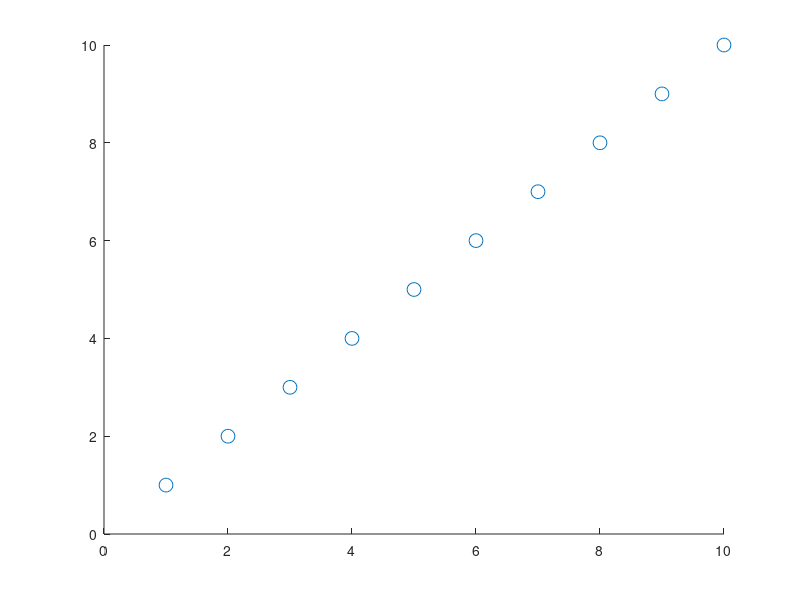

Source code (MATLAB): (Note: this script raises an error after producing the figure.)
%% Matlab Graph Scatter Plot Examples
% *back to *<https://fanwangecon.github.io *Fan*>*'s *<https://fanwangecon.github.io/M4Econ/ 
% *Reusable Matlab*>* Repository or *<https://fanwangecon.github.io/CodeDynaAsset/ 
% *Dynamic Asset*>* Repository*
%% Scatter Plot Example
% The plot below as square scatter points, each one with think border. Can set 
% transparency of border/edge and inside separately.

close all;
figure();
size = 100;
s = scatter(1:10,1:10,size);

s.Marker = 's';
% color picked by using: uisetcolor
s.MarkerEdgeColor = [0    0.4471    0.7412];
s.MarkerEdgeAlpha = 0.5;
s.MarkerFaceColor = [.61 .51 .74];
s.MarkerFaceAlpha = 1.0;
s.LineWidth = 10;
grid on;
grid minor;
% 'o'	Circle
% '+'	Plus sign
% '*'	Asterisk
% '.'	Point
% 'x'	Cross
% 'square' or 's'	Square
% 'diamond' or 'd'	Diamond
% '^'	Upward-pointing triangle
% 'v'	Downward-pointing triangle
% '>'	Right-pointing triangle
% '<'	Left-pointing triangle
% 'pentagram' or 'p'	Five-pointed star (pentagram)
% 'hexagram' or 'h'	Six-pointed star (hexagram)
% 'none'	No markers
%% Scatter with Edge and Face Color and Transparency
% Here is another way to Set Scatter Edge and Fac Colors and Transparencies.

% Generate Data
rng(123);
it_x_n = 10;
it_x_groups_n = 3;
mat_y = rand([it_x_n, it_x_groups_n]);
mat_y = mat_y + sqrt(1:it_x_groups_n);
mat_y = mat_y + log(1:it_x_n)';
ar_x = 1:1:it_x_n;

% Colors
blue = [57 106 177]./255;
red = [204 37 41]./255;
black = [83 81 84]./255;
green = [62 150 81]./255;
brown = [146 36 40]./255;
purple = [107 76 154]./255;
cl_colors = {blue, red, black, ...
             green, brown, purple};

% Scatter Shapes
cl_scatter_shapes = {'s','x','o','d','p','*'};
% Scatter Sizes
cl_scatter_sizes = {100,100,50,50,50,50};
% Legend Keys
cl_legend = {'For Borr', 'Inf Borr', 'For+Inf Br'};

% Plot
figure();
hold on;
for it_m = 1:it_x_groups_n
    scatter(ar_x, mat_y(:,it_m), cl_scatter_sizes{it_m}, ...
        'Marker', cl_scatter_shapes{it_m}, ...
        'MarkerEdgeColor', cl_colors{it_m}, 'MarkerFaceAlpha', 0.8, ...
        'MarkerFaceColor', cl_colors{it_m}, 'MarkerEdgeAlpha', 0.8);
    cl_legend{it_m} = cl_legend{it_m};
end
legend(cl_legend, 'Location', 'best');
grid on; 
grid minor;
%%